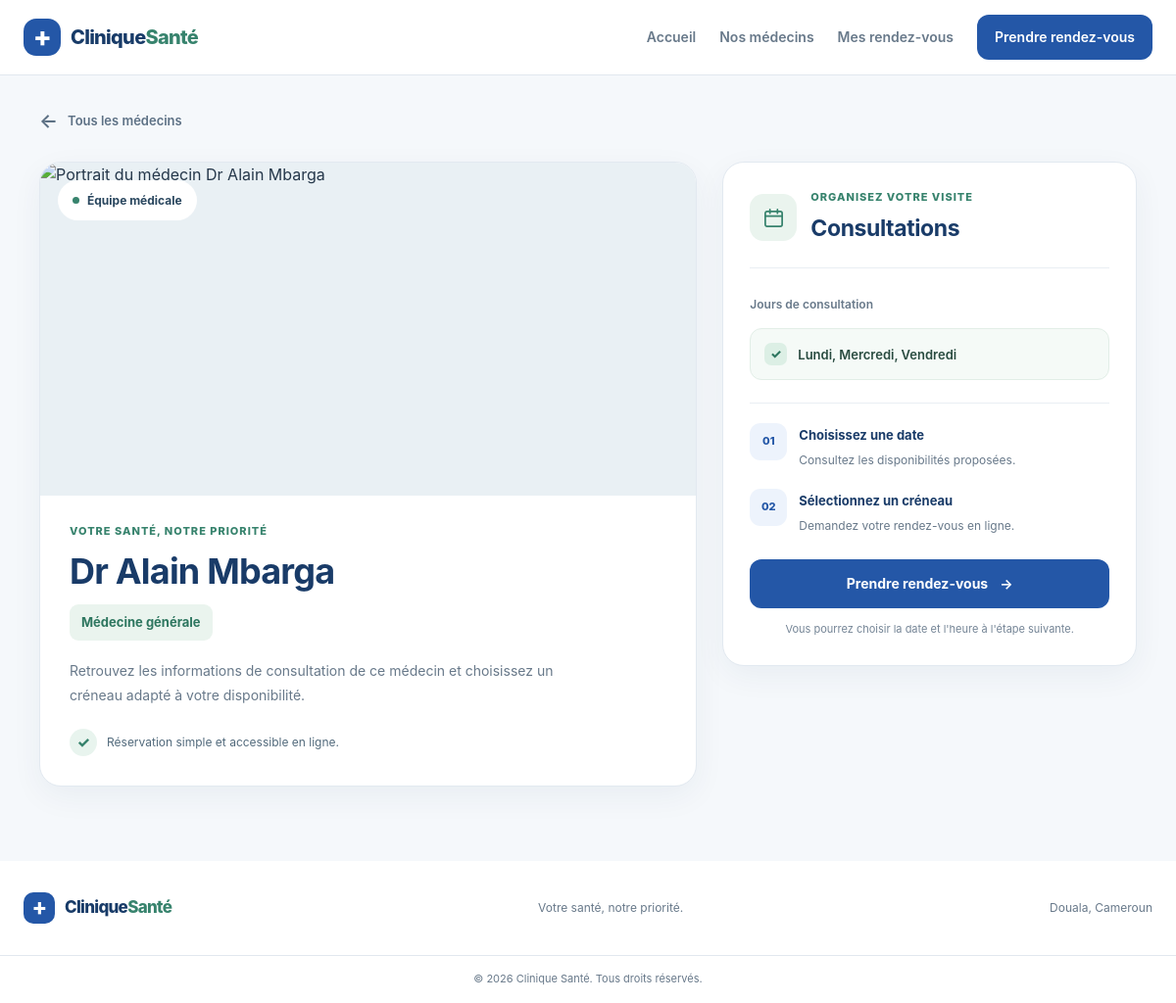
The app's page /medecins/1 with its own data.
### tables this page shows
CREATE TABLE medecins (
    id INTEGER PRIMARY KEY AUTOINCREMENT,
    nom TEXT NOT NULL,
    specialite TEXT NOT NULL,
    photo TEXT,
    jours_consultation TEXT NOT NULL
);

### app.py (the view)
@app.route("/medecins/<int:medecin_id>")
def detail_medecin(medecin_id):
    medecin = medecin_existe(medecin_id)
    if medecin is None:
        abort(404)
    return render_template(
        "detail_medecin.html",
        medecin=medecin,
    )

### app.py (called while the page is built)
def medecin_existe(medecin_id):
    connexion = get_db()
    return connexion.execute(
        "SELECT * FROM medecins WHERE id = ?",
        (medecin_id,),
    ).fetchone()

@app.teardown_appcontext
def fermer_connexion(exception=None):
    connexion = g.pop("connexion", None)
    if connexion is not None:
        connexion.close()

### database/db.py (called while the page is built)
def get_db():
    if "connexion" not in g:
        g.connexion = sqlite3.connect(CHEMIN_BASE)
        g.connexion.row_factory = sqlite3.Row
        g.connexion.execute("PRAGMA foreign_keys = ON")
    return g.connexion

### templates/detail_medecin.html (shortened to what this page needs)
{% extends "base.html" %}
{% block content %}
<section class="doctor-profile-page">
    <a class="profile-back-link" href="{{ url_for('medecins') }}">
        <span aria-hidden="true">←</span>
        Tous les médecins
    </a>
    <div class="doctor-profile-layout">
        <article class="doctor-profile-card">
            <div class="profile-photo-wrap">
                <img
                    class="profile-doctor-photo"
                    src="{{ url_for('static', filename='images/medecins/medecin-' ~ medecin['id'] ~ '.jpg') }}"
                    alt="Portrait du médecin {{ medecin['nom'] }}"
                    onerror="this.hidden=true; this.nextElementSibling.hidden=false;"
                >
                <span class="profile-photo-label">
                    <span class="doctor-badge-dot"></span>
                    Équipe médicale
                </span>
            </div>
            <div class="profile-main-info">
                <p class="profile-eyebrow">VOTRE SANTÉ, NOTRE PRIORITÉ</p>
                <h1>{{ medecin['nom'] }}</h1>
                <span class="profile-specialty">
                    {{ medecin['specialite'] }}
                </span>
                <p class="profile-description">
                    Retrouvez les informations de consultation de ce médecin
                    et choisissez un créneau adapté à votre disponibilité.
                </p>
                <div class="profile-trust-note">
                    <span aria-hidden="true">✓</span>
                    <p>Réservation simple et accessible en ligne.</p>
                </div>
            </div>
        </article>
        <aside class="profile-booking-card">
            <div class="booking-card-heading">
                <span class="booking-calendar-icon" aria-hidden="true">
                    <svg viewBox="0 0 24 24">
                        <rect x="3" y="5" width="18" height="16" rx="2"/>
                        <path d="M16 3v4M8 3v4M3 10h18"/>
                    </svg>
                </span>
                <div>
                    <p class="profile-eyebrow">ORGANISEZ VOTRE VISITE</p>
                    <h2>Consultations</h2>
                </div>
            </div>
            <div class="profile-schedule">
                <span class="schedule-label">Jours de consultation</span>
                <div class="schedule-value">
                    <span class="schedule-check" aria-hidden="true">✓</span>
                    <p>{{ medecin['jours_consultation'] }}</p>
                </div>
            </div>
            <div class="booking-card-divider"></div>
            <div class="booking-benefit">
                <span class="benefit-icon" aria-hidden="true">01</span>
                <div>
                    <strong>Choisissez une date</strong>
                    <p>Consultez les disponibilités proposées.</p>
                </div>
            </div>
            <div class="booking-benefit">
                <span class="benefit-icon" aria-hidden="true">02</span>
                <div>
                    <strong>Sélectionnez un créneau</strong>
                    <p>Demandez votre rendez-vous en ligne.</p>
                </div>
            </div>
            <a
                class="profile-booking-button"
                href="{{ url_for('reservation', medecin_id=medecin['id']) }}"
            >
                Prendre rendez-vous
                <span aria-hidden="true">→</span>
            </a>
            <p class="booking-card-note">
                Vous pourrez choisir la date et l'heure à l'étape suivante.
            </p>
        </aside>
    </div>
</section>
{% endblock %}

### records on screen
medecins: nom "Dr Alain Mbarga", specialite "Médecine générale", jours_consultation "Lundi, Mercredi, Vendredi"
